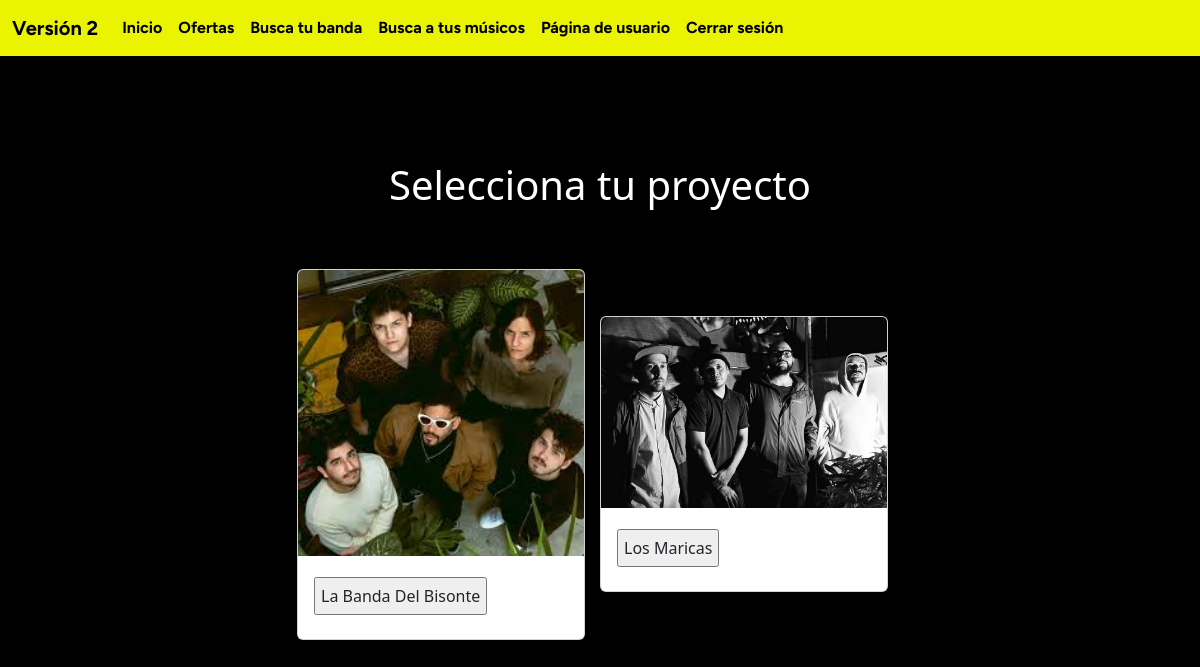
The page /band_page_conections/ (signed in) on the database its author committed.
### main/models.py (models this page shows, shortened)
class project(models.Model):
    project_name = models.CharField(max_length=100)
    genre = models.CharField(max_length=200)
    location = models.CharField(max_length=50)
    photo_project = models.ImageField(upload_to='photos_projects/')
    description = models.TextField()
    num_events = models.IntegerField(default=0)
    num_integrants = models.IntegerField(default=1)
    email = models.EmailField(default="correo@dominio.com")

### connections/views.py (the view)
# urls.py: path('band_page_conections/', connectionsViews.choose_band),
def choose_band(request):
    username = request.session.get('logged_in_user', None)
    User = user.objects.get(user_name = username)
    bands = [band for band in User.bands.split(',')]
    groups = project.objects.filter(project_name__in=bands)
    contex = {"fil": groups}
    if request.method == 'GET':
        return render(request, "bands_page_connections.html", contex)
    else:
        global band
        band = ""
        band=request.POST
        print(band)
        return redirect("/offers_page_connections/")

### connections/templates/bands_page_connections.html (shortened to what this page needs)
{% extends 'layout/base_offer.html' %}
{% block content %}
<!DOCTYPE html>
<html lang="en">
<head>
</head>
<body>
    <h1>Selecciona tu proyecto</h1>
    <div class="specifications">
        <form method="POST">
            <div class="container">
                {% for f in fil %}
                    <div class="card item" style="width: 18rem;">
                        <img class="card-img-top" src="{{ f.photo_project.url }}" alt="{{ f.project_name }} Photo">
                        <div class="card-body">
                            <input type="submit" class="card-title" name="project_name" value="{{ f.project_name }}">
                        </div>
                    </div>
                {% endfor %}
            </div>
        </form>
    </div>
</body>
</html>
{% endblock %}

### connections/templates/layout/base_offer.html (style rules this page uses)
body { background-color: black; color: white; margin: 0; height: 100vh; display: flex; flex-direction: column; justify-content: center; align-items: center; }

### connections/templates/bands_page_connections.html (style rules this page uses)
body { background-color: black; color: white; margin: 0; height: 100vh; display: flex; flex-direction: column; justify-content: center; align-items: center; }
h1 { color: white; margin-bottom: 20px; }
.specifications { display: flex; flex-direction: column; align-items: center; margin-top: 20px; }
.container { display: flex; flex-direction: row; align-items: center; margin-top: 20px; justify-content: space-between; }
.item { margin-right: 15px; }
form { display: flex; flex-direction: column; }
select, input { margin-top: 5px; padding: 5px; }

### rows shown on the page
project: photo_project (picture), project_name "La Banda Del Bisonte"
project: photo_project (picture), project_name "Los Maricas"
